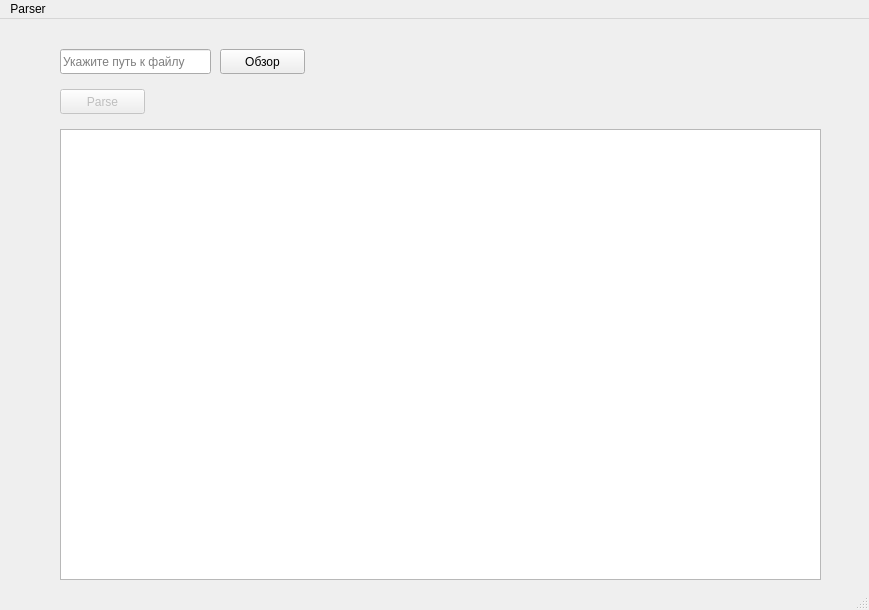
<?xml version="1.0" encoding="UTF-8"?>
<ui version="4.0">
 <class>MainWindow</class>
 <widget class="QMainWindow" name="MainWindow">
  <property name="geometry">
   <rect>
    <x>0</x>
    <y>0</y>
    <width>869</width>
    <height>610</height>
   </rect>
  </property>
  <property name="windowTitle">
   <string>MainWindow</string>
  </property>
  <widget class="QWidget" name="centralwidget">
   <widget class="QPushButton" name="pushButton">
    <property name="enabled">
     <bool>false</bool>
    </property>
    <property name="geometry">
     <rect>
      <x>60</x>
      <y>70</y>
      <width>85</width>
      <height>25</height>
     </rect>
    </property>
    <property name="text">
     <string>Parse</string>
    </property>
   </widget>
   <widget class="QTableWidget" name="mainTable">
    <property name="geometry">
     <rect>
      <x>60</x>
      <y>110</y>
      <width>761</width>
      <height>451</height>
     </rect>
    </property>
   </widget>
   <widget class="QLineEdit" name="lineEdit">
    <property name="geometry">
     <rect>
      <x>60</x>
      <y>30</y>
      <width>151</width>
      <height>25</height>
     </rect>
    </property>
    <property name="placeholderText">
     <string>Укажите путь к файлу</string>
    </property>
   </widget>
   <widget class="QPushButton" name="pushButton_2">
    <property name="geometry">
     <rect>
      <x>220</x>
      <y>30</y>
      <width>85</width>
      <height>25</height>
     </rect>
    </property>
    <property name="text">
     <string>Обзор</string>
    </property>
   </widget>
  </widget>
  <widget class="QMenuBar" name="menubar">
   <property name="geometry">
    <rect>
     <x>0</x>
     <y>0</y>
     <width>869</width>
     <height>22</height>
    </rect>
   </property>
   <widget class="QMenu" name="menuParser">
    <property name="title">
     <string>Parser</string>
    </property>
   </widget>
   <addaction name="menuParser"/>
  </widget>
  <widget class="QStatusBar" name="statusbar"/>
 </widget>
 <resources/>
 <connections/>
</ui>
